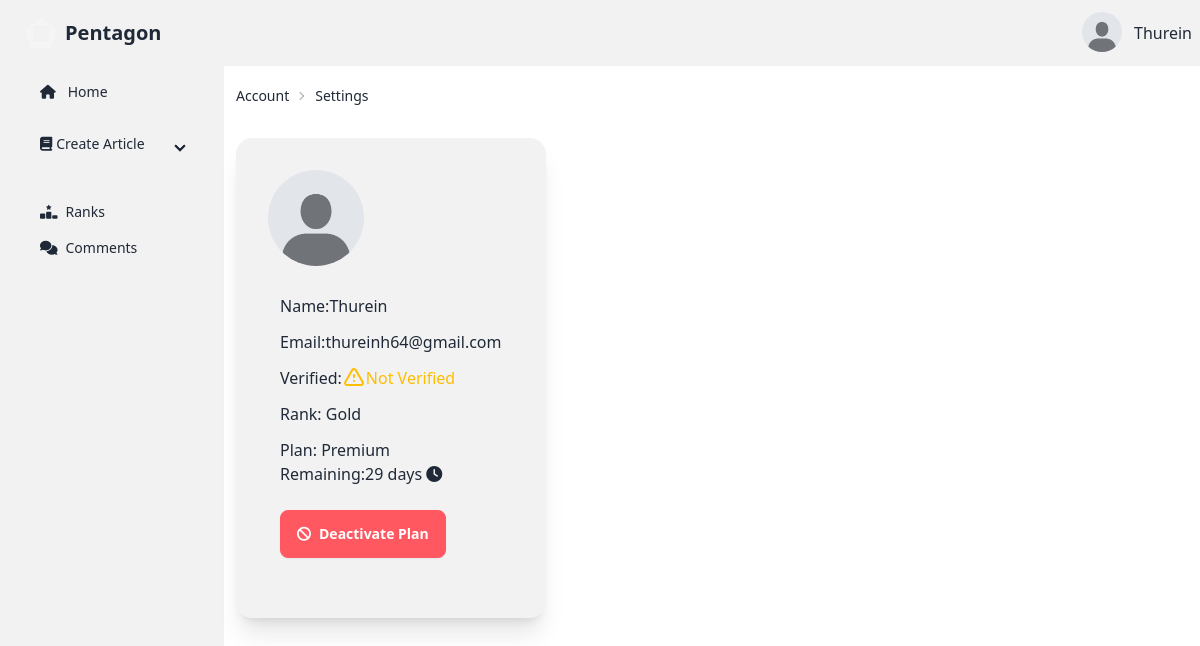
Screenshot of /account/profile/ (signed in) with the database file from the repository.
### account/models.py (models this page shows, shortened)
class AccountStatus(models.Model):
    is_verified=models.BooleanField(default=False)
    profile=models.ImageField(max_length=100, blank=True,default="account/default.jpeg",null=True,upload_to="media/account")
    user=models.ForeignKey(User, on_delete=models.CASCADE,related_name="account_status")
    rank=models.CharField(max_length=20,blank=True, default="Silver")
    created_at=models.DateTimeField(auto_now=True)

### reader/models.py (models this page shows, shortened)
class Subscription(models.Model):
    subscriber_email=models.CharField(max_length=255,unique=True)
    subscription_plan=models.CharField(max_length=255)
    subscription_cost=models.CharField(max_length=255)
    paypal_subscription_id=models.CharField(max_length=255,unique=True)
    is_active=models.BooleanField(default=False)
    user=models.OneToOneField(User,max_length=255,blank=True,on_delete=models.CASCADE,unique=True,related_name="sub_user")
    created_at=models.DateField(auto_now_add=True)
    expires_at=models.DateField(blank=True, null=True)
    def remaining(self):
        if self.expires_at:
            time_remaining=self.expires_at-datetime.now().date()
            return time_remaining.days
        else:
            return None

### account/views.py (the view)
# urls.py: path('profile/',views.profile,name="profile"),
@login_required(login_url='sign-in')
def profile(request):
    update_form=UpdateUserForm(request.POST or None, instance=request.user)
    account_status=AccountStatus.objects.get(user=request.user)
    try:
        user_subscription=Subscription.objects.get(user_id=request.user.id)
    except Subscription.DoesNotExist:
        user_subscription="None"
    context={
        "form":update_form,
        "account_status":account_status,
        "user_subscription":user_subscription
    }
    return render(request, "writer/profile.html",context)

### writer/templates/writer/profile.html (shortened to what this page needs)
{% extends 'writer/writer-dashboard.html' %}
{% load daisyui_filters %}
{% load crispy_forms_tags %}
{% block writer %}
<div class="justify-center">
    <div class="breadcrumbs text-sm m-3">
        <ul>
          <li><a href="{% url 'profile' %}">Account</a></li>
          <li>Settings</li>
        </ul>
      </div>
    <div class="flex">
      <div class="card m-3 card-side bg-base-200 shadow-xl">
        <div class="card-body">
            <div class="avatar">
                <div class="w-24 rounded-full">
                  <img src="{{account_status.profile.url}}" />
                </div>
              </div>
            <div class="mx-3 my-2">
              <h4 class=" my-3">Name:{{user}} </h4>
              <h4 class="my-3">Email:{{user.email}}</h4>
            <div class="flex my-3">
                Verified:
            {% if user_status.is_verified %}
            <div class="text-success flex"><svg
                xmlns="http://www.w3.org/2000/svg"
                class="h-6 w-6 shrink-0 stroke-current"
                fill="none"
                viewBox="0 0 24 24">
                <path
                  stroke-linecap="round"
                  stroke-linejoin="round"
                  stroke-width="2"
                  d="M9 12l2 2 4-4m6 2a9 9 0 11-18 0 9 9 0 0118 0z" />
              </svg> Verified</div>
              {% else %}
              <div class="text-warning flex">
                <svg
                xmlns="http://www.w3.org/2000/svg"
                class="h-6 w-6 shrink-0 stroke-current"
                fill="none"
                viewBox="0 0 24 24">
                <path
                stroke-linecap="round"
                stroke-linejoin="round"
                stroke-width="2"
                d="M12 9v2m0 4h.01m-6.938 4h13.856c1.54 0 2.502-1.667 1.732-3L13.732 4c-.77-1.333-2.694-1.333-3.464 0L3.34 16c-.77 1.333.192 3 1.732 3z" />
            </svg>
                <div class="lg:tooltip tooltip" data-tip="You must verify your email!">
                  Not Verified
                </div>
              </div>
            {% endif %}
            </div>
            <div class="my-2">
              <h3>Rank: {{account_status.rank}}</h3>
            </div>
            <div class="my-3">
              Plan:
              {% if user_subscription.is_active %}
                {{user_subscription.subscription_plan}}
                <br>
                <h3 class="flex items-center"> Remaining:{{user_subscription.remaining}} days <i class="fa-solid fa-clock ml-1"></i></h3>
                <br>
                <form action="{% url 'delete-subscription' user_subscription.paypal_subscription_id %}" method="post">
                  <button type="submit" class="btn btn-error mb-2 text-white" ><i class="fa-solid fa-ban"></i>Deactivate Plan</button>
                </form>
                {% else %}
                None
              {% endif %}
            </div>
            </div>
        </div>
      </div>
    </div>
</div>
{% endblock  %}

### writer/templates/writer/writer-dashboard.html (shortened to what this page needs)
{% extends 'writer/base.html' %}
{% block content %}
<div class="navbar bg-base-200">
    <div class="flex-1">
      <a href="{% url 'home' %}" class="btn btn-ghost text-xl"><div class="mask mask-pentagon w-8 h-8 border-8 border-neutral-100	"></div>Pentagon</a>
    </div>
    <div class="flex-none gap-2">
      <div class="dropdown dropdown-end">
        <div tabindex="0" role="button" class="btn btn-ghost btn-circle avatar">
          <div class="w-10 rounded-full">
              <img
                style="object-fit: contain;width:100%;height:100%"
                alt="Tailwind CSS Navbar component"
                src="{{account_status.profile.url}}" />
          </div>
        </div>
      </div>
      {{user}}
    </div>
  </div>
<div class="flex">
    <ul class="menu bg-base-200  w-56 min-h-screen">
        <li><a class="ml-4" href="{% url 'writer-dashboard' %}"><i class="fa-solid fa-house mr-1"></i>Home</a></li>
        <li>
            <div class="bg-base-200 collapse collapse-arrow ">
                <div
                  class="collapse-title">
                  <i class="fa-solid fa-book mr-1"></i>Create Article
                </div>
              </div>
        </li>
        <li>
          <a class="ml-4" href="{% url 'writer-ranks' %}"><i class="fa-solid fa-ranking-star"></i>Ranks</a>
        </li>
        <li>
          <a class="ml-4" href="{% url 'check-comments' %}"><i class="fa-solid fa-comments"></i>Comments
          </a>
        </li>
    </ul>
    {% block writer %}{% endblock  %}
</div>
{% endblock  %}

### rows the page displays
AccountStatus: profile (placeholder picture), rank "Gold"
Subscription: subscription_plan "Premium", remaining "29"

### other values shown
{{ user }} "Thurein"
{{ user.email }} "thureinh64@gmail.com"
